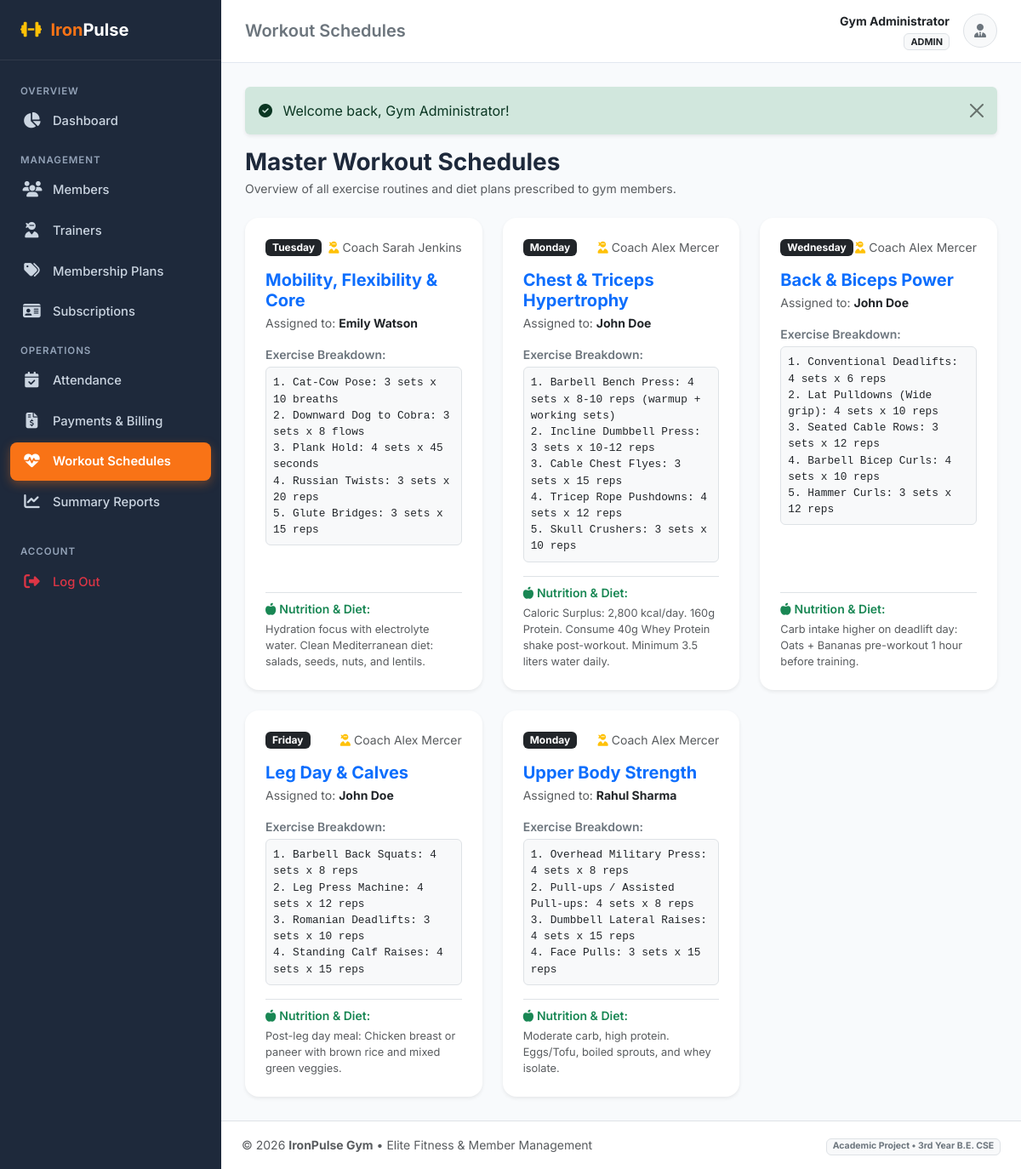
/admin/workouts.php (signed in), run on the app's committed database.
### tables this page shows
CREATE TABLE `workouts` (
    `id` INT AUTO_INCREMENT PRIMARY KEY,
    `member_id` INT NOT NULL,
    `trainer_id` INT DEFAULT NULL,
    `title` VARCHAR(150) NOT NULL,
    `day_of_week` ENUM('Monday', 'Tuesday', 'Wednesday', 'Thursday', 'Friday', 'Saturday', 'Sunday', 'All Days') NOT NULL DEFAULT 'Monday',
    `exercise_details` TEXT NOT NULL COMMENT 'Exercise names, sets, reps, weight suggestions',
    `diet_notes` TEXT DEFAULT NULL COMMENT 'Nutritional guidelines, calories, water intake',
    `created_at` TIMESTAMP DEFAULT CURRENT_TIMESTAMP,
    `updated_at` TIMESTAMP DEFAULT CURRENT_TIMESTAMP ON UPDATE CURRENT_TIMESTAMP,
    CONSTRAINT `fk_workouts_member` FOREIGN KEY (`member_id`) 
        REFERENCES `members` (`id`) ON DELETE CASCADE ON UPDATE CASCADE,
    CONSTRAINT `fk_workouts_trainer` FOREIGN KEY (`trainer_id`) 
        REFERENCES `trainers` (`id`) ON DELETE SET NULL ON UPDATE CASCADE
);

CREATE TABLE `users` (
    `id` INT AUTO_INCREMENT PRIMARY KEY,
    `name` VARCHAR(100) NOT NULL,
    `email` VARCHAR(120) NOT NULL UNIQUE,
    `password` VARCHAR(255) NOT NULL,
    `role` ENUM('admin', 'trainer', 'member') NOT NULL DEFAULT 'member',
    `phone` VARCHAR(20) DEFAULT NULL,
    `status` ENUM('active', 'inactive') NOT NULL DEFAULT 'active',
    `created_at` TIMESTAMP DEFAULT CURRENT_TIMESTAMP,
    `updated_at` TIMESTAMP DEFAULT CURRENT_TIMESTAMP ON UPDATE CURRENT_TIMESTAMP
);

### admin/workouts.php (the view, shortened to what this page needs)
<?php
$pdo = get_db_connection();
$stmt = $pdo->query("
    SELECT w.*,
           m.id AS member_profile_id, u.name AS member_name, u.email AS member_email,
           tu.name AS trainer_name
    FROM workouts w
    JOIN members m ON w.member_id = m.id
    JOIN users u ON m.user_id = u.id
    LEFT JOIN trainers t ON w.trainer_id = t.id
    LEFT JOIN users tu ON t.user_id = tu.id
    ORDER BY u.name ASC, FIELD(w.day_of_week, 'Monday', 'Tuesday', 'Wednesday', 'Thursday', 'Friday', 'Saturday', 'Sunday', 'All Days')
");
$workouts = $stmt->fetchAll();
include __DIR__ . '/../includes/header.php';
?>
<div class="d-flex flex-column flex-md-row justify-content-between align-items-md-center mb-4 gap-3">
    <div>
        <h3 class="fw-bold mb-1">Master Workout Schedules</h3>
        <p class="text-muted small mb-0">Overview of all exercise routines and diet plans prescribed to gym members.</p>
    </div>
</div>
<div class="row g-4">
    <?php if (!empty($workouts)): ?>
        <?php foreach ($workouts as $w): ?>
            <div class="col-md-6 col-xl-4">
                <div class="card border-0 shadow-sm rounded-4 h-100 p-4">
                    <div class="d-flex justify-content-between align-items-center mb-3">
                        <span class="badge bg-dark px-2 py-1"><?= htmlspecialchars($w['day_of_week']) ?></span>
                        <small class="text-muted"><i class="fa-solid fa-user-ninja me-1 text-warning"></i>Coach <?= htmlspecialchars($w['trainer_name'] ?? 'General') ?></small>
                    </div>
                    <h5 class="fw-bold text-primary mb-1"><?= htmlspecialchars($w['title']) ?></h5>
                    <div class="small text-muted mb-3">
                        Assigned to: <a href="<?= BASE_URL ?>/admin/member_view.php?id=<?= $w['member_profile_id'] ?>" class="fw-bold text-dark text-decoration-none"><?= htmlspecialchars($w['member_name']) ?></a>
                    </div>
                    <div class="mb-3">
                        <div class="small fw-semibold text-secondary mb-1">Exercise Breakdown:</div>
                        <pre class="bg-light p-2 border rounded font-monospace small mb-0" style="white-space: pre-wrap; font-size: 0.8rem;"><?= htmlspecialchars($w['exercise_details']) ?></pre>
                    </div>
                    <?php if (!empty($w['diet_notes'])): ?>
                        <div class="mt-auto pt-2 border-top">
                            <div class="small fw-semibold text-success mb-1"><i class="fa-solid fa-apple-whole me-1"></i>Nutrition & Diet:</div>
                            <p class="text-muted small mb-0" style="font-size: 0.8rem;"><?= nl2br(htmlspecialchars($w['diet_notes'])) ?></p>
                        </div>
                    <?php endif; ?>
                </div>
            </div>
        <?php endforeach; ?>
    <?php endif; ?>
</div>
<?php include __DIR__ . '/../includes/footer.php'; ?>

### assets/css/custom.css (style rules this page uses)
:root { --primary-color: #f97316; --primary-hover: #ea580c; --dark-bg: #0f172a; --sidebar-bg: #1e293b; --sidebar-hover: #334155; --body-bg: #f8fafc; --card-border: #e2e8f0; --text-main: #1e293b; --text-muted: #64748b; }
body { background-color: var(--body-bg); color: var(--text-main); font-family: 'Inter', -apple-system, BlinkMacSystemFont, "Segoe UI", Roboto, sans-serif; min-height: 100vh; display: flex; flex-direction: column; }

### data on the page
workouts: day_of_week "Tuesday", users.name "Sarah Jenkins", title "Mobility, Flexibility & Core", users.name "Emily Watson", exercise_details "1. Cat-Cow Pose: 3 sets x 10 breaths 2. Downward Dog to Cobra: 3 sets x 8 flows 3. Plank Hold: 4 sets x 45 seconds 4. Russian Twists: 3 sets x 20 reps 5. Glute Bridges: 3 sets x 15 reps", diet_notes "Hydration focus with electrolyte water. Clean Mediterranean diet: salads, seeds, nuts, and lentils."
workouts: day_of_week "Monday", users.name "Alex Mercer", title "Chest & Triceps Hypertrophy", users.name "John Doe", exercise_details "1. Barbell Bench Press: 4 sets x 8-10 reps (warmup + working sets) 2. Incline Dumbbell Press: 3 sets x 10-12 reps 3. Cable Chest Flyes: 3 sets x 15 reps 4. Tricep Rope Pushdowns: 4 sets x 12 reps 5. Skull Crushers: 3 sets x 10 reps", diet_notes "Caloric Surplus: 2,800 kcal/day. 160g Protein. Consume 40g Whey Protein shake post-workout. Minimum 3.5 liters water daily."
workouts: day_of_week "Wednesday", users.name "Alex Mercer", title "Back & Biceps Power", users.name "John Doe", exercise_details "1. Conventional Deadlifts: 4 sets x 6 reps 2. Lat Pulldowns (Wide grip): 4 sets x 10 reps 3. Seated Cable Rows: 3 sets x 12 reps 4. Barbell Bicep Curls: 4 sets x 10 reps 5. Hammer Curls: 3 sets x 12 reps", diet_notes "Carb intake higher on deadlift day: Oats + Bananas pre-workout 1 hour before training."
workouts: day_of_week "Friday", users.name "Alex Mercer", title "Leg Day & Calves", users.name "John Doe", exercise_details "1. Barbell Back Squats: 4 sets x 8 reps 2. Leg Press Machine: 4 sets x 12 reps 3. Romanian Deadlifts: 3 sets x 10 reps 4. Standing Calf Raises: 4 sets x 15 reps", diet_notes "Post-leg day meal: Chicken breast or paneer with brown rice and mixed green veggies."
workouts: day_of_week "Monday", users.name "Alex Mercer", title "Upper Body Strength", users.name "Rahul Sharma", exercise_details "1. Overhead Military Press: 4 sets x 8 reps 2. Pull-ups / Assisted Pull-ups: 4 sets x 8 reps 3. Dumbbell Lateral Raises: 4 sets x 15 reps 4. Face Pulls: 3 sets x 15 reps", diet_notes "Moderate carb, high protein. Eggs/Tofu, boiled sprouts, and whey isolate."

### other printed values
$pageTitle "Workout Schedules"
$currentUser['name'] "Gym Administrator"
$currentUser['role'] "ADMIN"
$flash['text'] "Welcome back, Gym Administrator!"
APP_NAME "IronPulse Gym"
APP_TAGLINE "Elite Fitness & Member Management"
